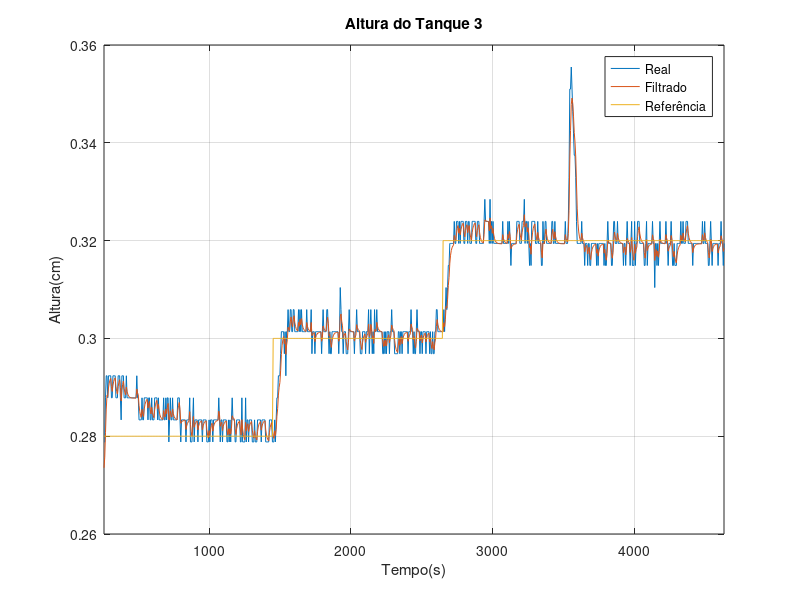
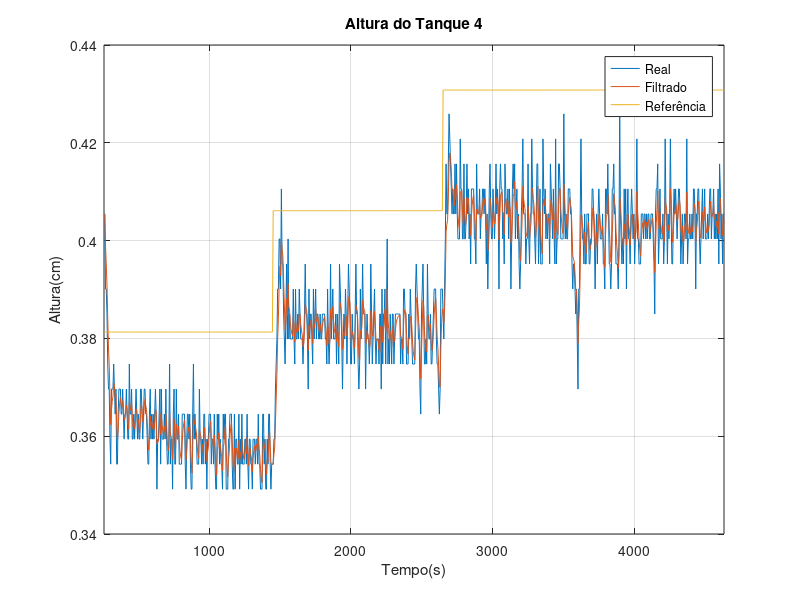
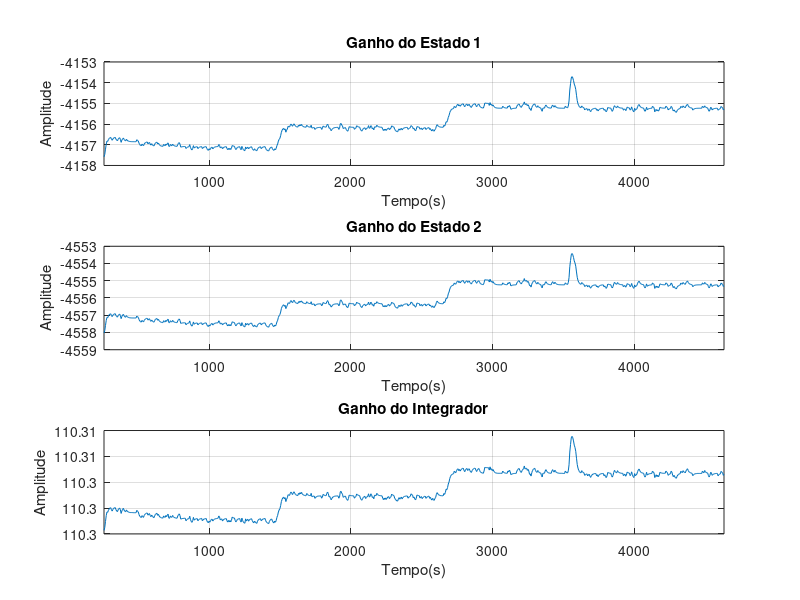
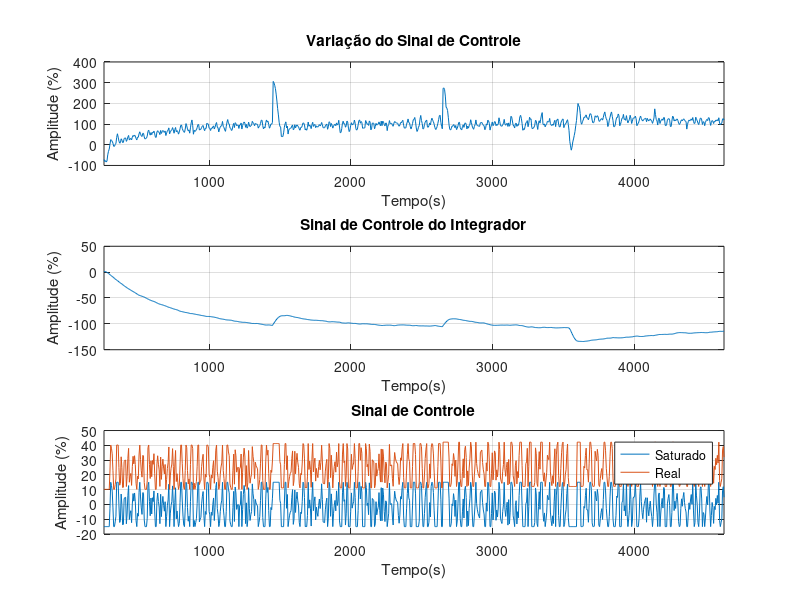

Reproduce these figures in MATLAB, in order. (Note: this script raises an error after producing the figures.)
clear
clc
%%
load('tarsis_seguimento_referencia_15.mat')
%%
% Conversão do Sinal de Controle de Operação em Referência
sp_q = uop*16.4 + 357.3;
sp_h3 = ((sp_q - 309.9)/87.07).^2;
sp_h4 = (sp_q - 431.2)/33.51 + sp_h3;
%%
% Variação do sinal de controle
dh3 = h3f-sp_h3*1e-2;
dh4 = h4f-sp_h4*1e-2;
%%
figure
plot(t(50:882),h3*1e-2);
hold on
plot(t(50:882),h3f);
plot(t(50:882),sp_h3*1e-2);
xlabel('Tempo(s)')
ylabel('Altura(cm)')
xlim([256.3 4635])
grid on
title('Altura do Tanque 3')
legend('Real','Filtrado','Referência')
%%
figure
plot(t(50:882),h4*1e-2);
hold on
plot(t(50:882),h4f);
plot(t(50:882),sp_h4*1e-2);
xlabel('Tempo(s)')
ylabel('Altura(cm)')
xlim([256.3 4635])
grid on
title('Altura do Tanque 4')
legend('Real','Filtrado','Referência')
%%
figure
subplot(3,1,1)
plot(t(50:882),K1)
title('Ganho do Estado 1')
ylabel('Amplitude')
xlabel('Tempo(s)')
grid on
xlim([256.3 4635])
subplot(3,1,2)
plot(t(50:882),K2)
title('Ganho do Estado 2')
ylabel('Amplitude')
xlabel('Tempo(s)')
grid on
xlim([256.3 4635])
subplot(3,1,3)
plot(t(50:882),Ka)
title('Ganho do Integrador')
ylabel('Amplitude')
xlabel('Tempo(s)')
grid on
xlim([256.3 4635])
%%
figure
subplot(3,1,1)
plot(t(50:882),du)
title('Variação do Sinal de Controle')
ylabel('Amplitude (%)')
xlabel('Tempo(s)')
grid on
xlim([256.3 4635])
subplot(3,1,2)
plot(t(50:882),u_i)
title('Sinal de Controle do Integrador')
ylabel('Amplitude (%)')
xlabel('Tempo(s)')
grid on
xlim([256.3 4635])
subplot(3,1,3)
plot(t(50:882),u_s)
hold on
plot(t(50:882),u)
title('Sinal de Controle')
ylabel('Amplitude (%)')
xlabel('Tempo(s)')
legend('Saturado','Real')
grid on
xlim([256.3 4635])
%%
figure
plot(t(50:882),erro)
title('Erro')
ylabel('Amplitude (%)')
xlabel('Tempo(s)')
xlim([256.3 4635])
grid on
%%
figure
plot(t(50:882),x_i)
title('Estado do Integrador')
ylabel('Amplitude (%)')
xlabel('Tempo(s)')
xlim([256.3 4635])
grid on
%%
T = 5.2632;
x = sdpvar(3,1);
A{1}=[-0.0111 0.0111; 0.0155 -0.0193]; % Matriz de Estados 1
A{2}=[-0.0111 0.0111; 0.0238 -0.0282]; % Matriz de Estados 2

B{1}=[1.0e-04 *0.5432; 0];
B{2}=B{1};

C=[0 1];
D=0;

% Discretização com ZOH
[Ad{1},Bd{1},Cd{1},Dd{1}]=c2dm(A{1},B{1},C,D,T,'zoh');
[Ad{2},Bd{2},Cd{2},Dd{2}]=c2dm(A{2},B{2},C,D,T,'zoh');
% Dimensão das matrizes
n=size(Ad{1},1);
m=size(Bd{1},2);
% Espaço de Estados Aumentados
Aa{1}=[Ad{1} zeros(n,m); -Cd{1}*Ad{1} 1];
Aa{2}=[Ad{2} zeros(n,m); -Cd{2}*Ad{2} 1];
Ba{1}=[Bd{1}; -Cd{1}*Bd{1}];
Ba{2}=[Bd{2}; -Cd{2}*Bd{2}];

N=size(Ad,2);
lambda = 0.95;
rho = 15;

[out]= mauriciosat1(Aa,Ba,1,1,1,1,1,lambda,rho);

q=coefs(out.P);
P1=inv(q{1});
P2=inv(q{2});


%x_ = [(h4(1:621)*1e-2 - sp_h4(1:621)*1e-2);(h3(1:621)*1e-2 - sp_h3(1:621)*1e-2);x_i(1:621)];
%plot_dir3(x_(1,:)',x_(2,:)',x_(3,:)','r')
hold on
x_ = [dh4;dh3;x_i];
plot_dir3(x_(1,:)',x_(2,:)',x_(3,:)','g')
hold on
plot(x'*P1*x <= 1 & x'*P2*x <= 1)
title('Trajetória dos Estados, Saturação com 15%')
xlabel('h_{4}')
ylabel('h_{3}')
zlabel('x_{i}')